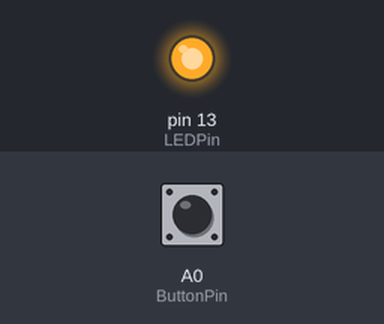
Simulated run of this sketch. Board: Arduino Uno, built with avr-gcc and run on an emulated ATmega328P. Parts: output pins drawn as LEDs (lit = HIGH). Inputs (shaded band) come from the test bench; at power-on: A0 (ButtonPin) LOW. What the sketch prints to the serial monitor is not drawn.

Above: at 0.3 s.
Timing chart, 0 to 1.8 s (numbered marks = the images above):
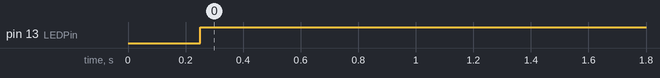

Measured:
- by itself, pin 13 (LEDPin): LOW → HIGH at 0.25 s

The sketch:

index.ino
```cpp
int LEDPin = 13;
int ButtonPin = A0;
int button;
int dt = 250;


void setup() {
  Serial.begin(9600);
  pinMode(LEDPin, OUTPUT);
  pinMode(ButtonPin, INPUT);
  // put your setup code here, to run once:
}

void loop() {

  button = digitalRead(ButtonPin);
  delay(dt);
  Serial.println(button);
  if (button == 1){
    digitalWrite(LEDPin, LOW);
  }
  else {
    digitalWrite(LEDPin, HIGH);
  }
  // put your main code here, to run repeatedly:

}
```
